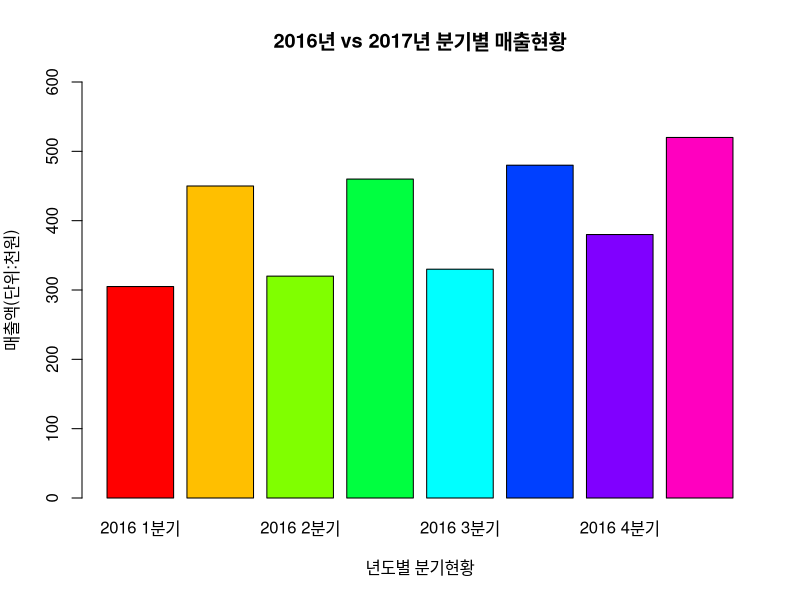
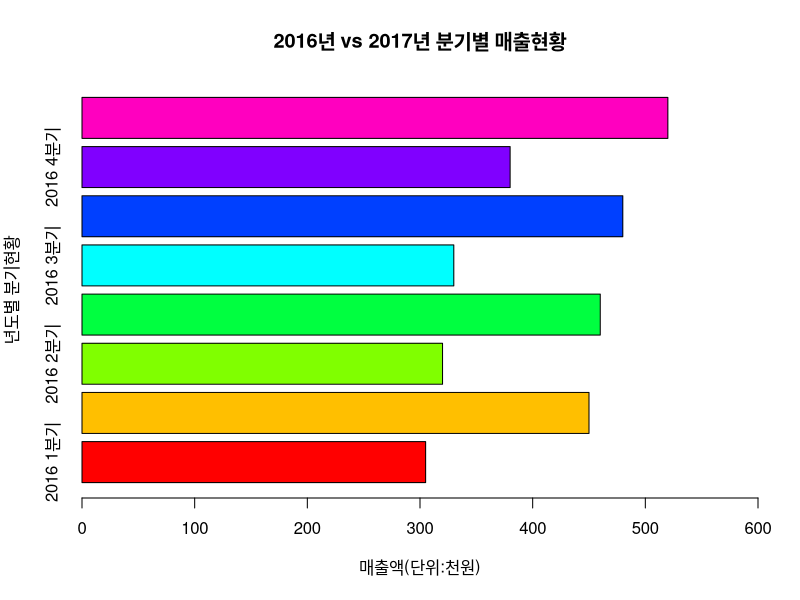
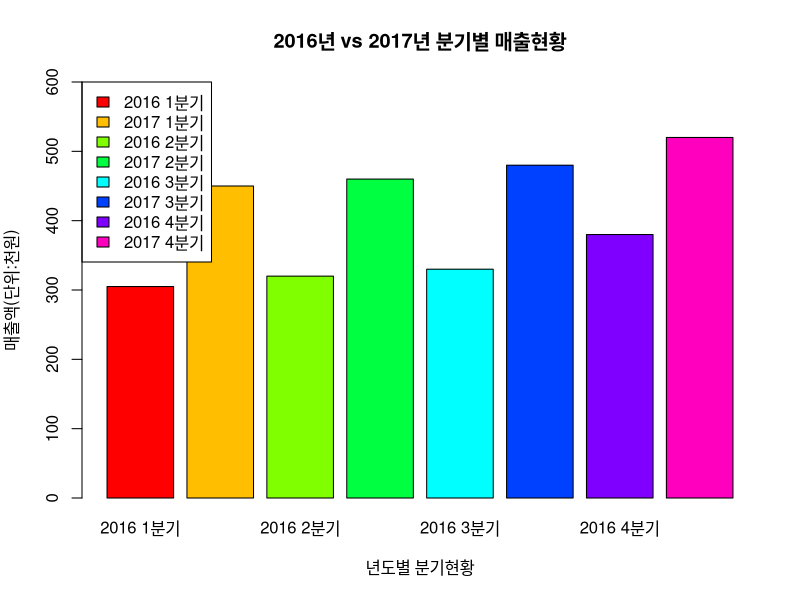
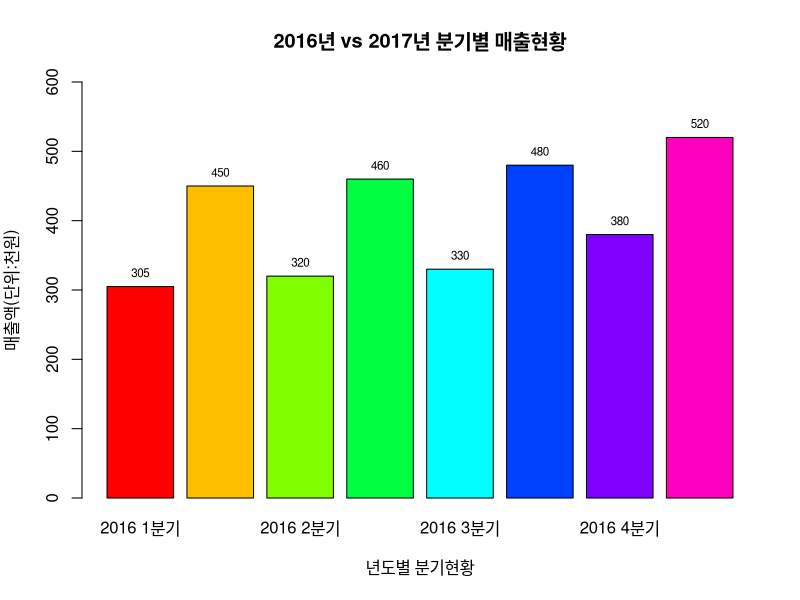
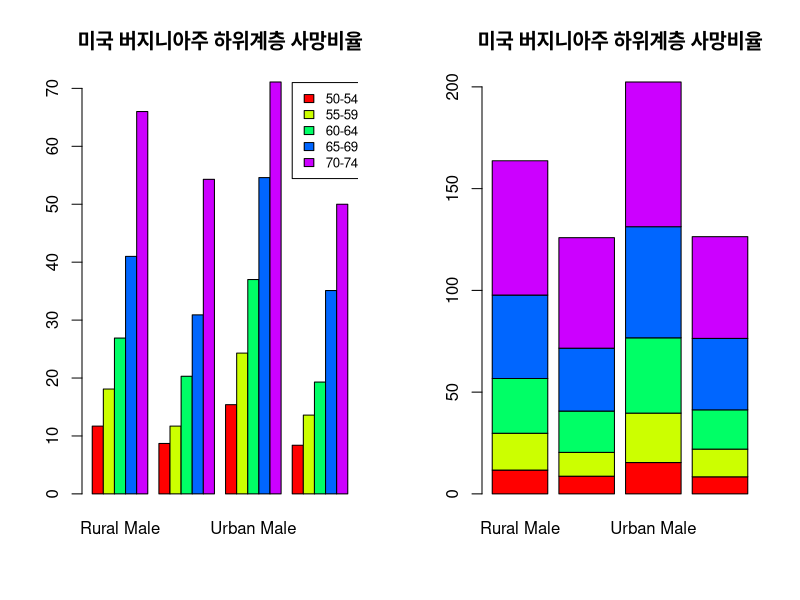
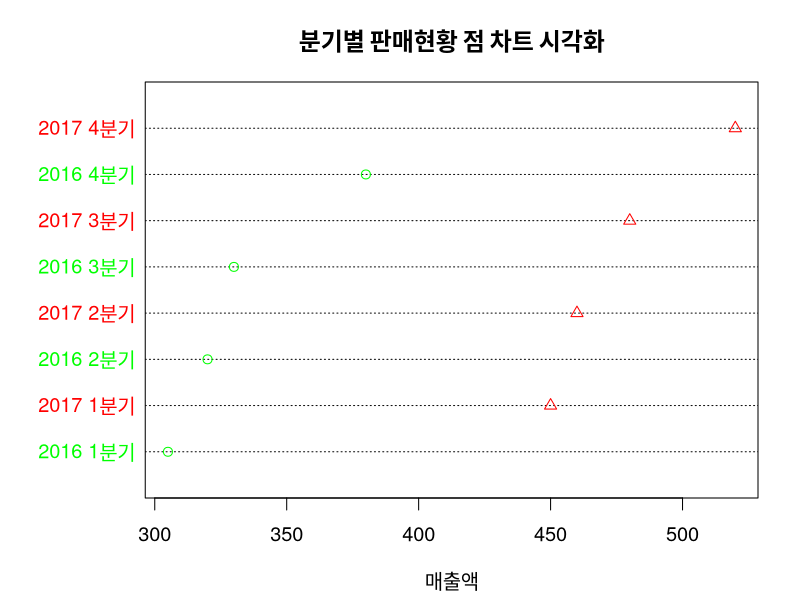
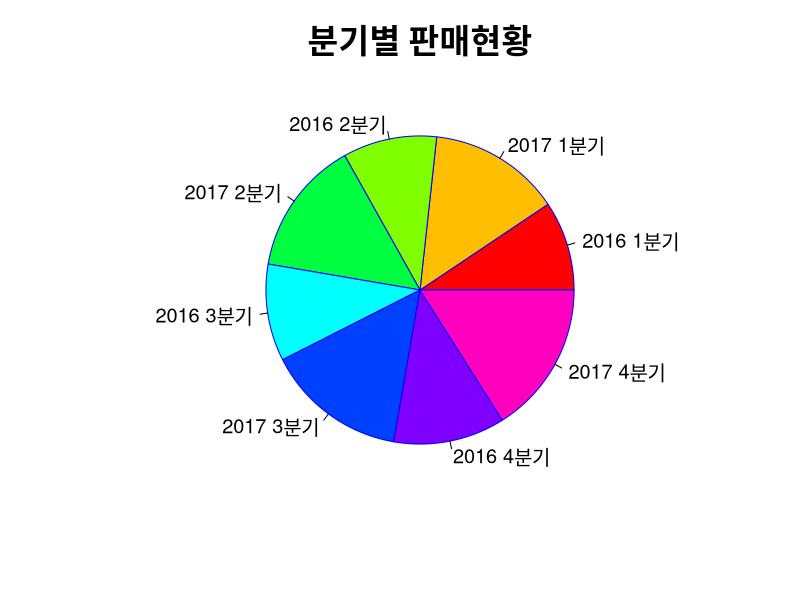
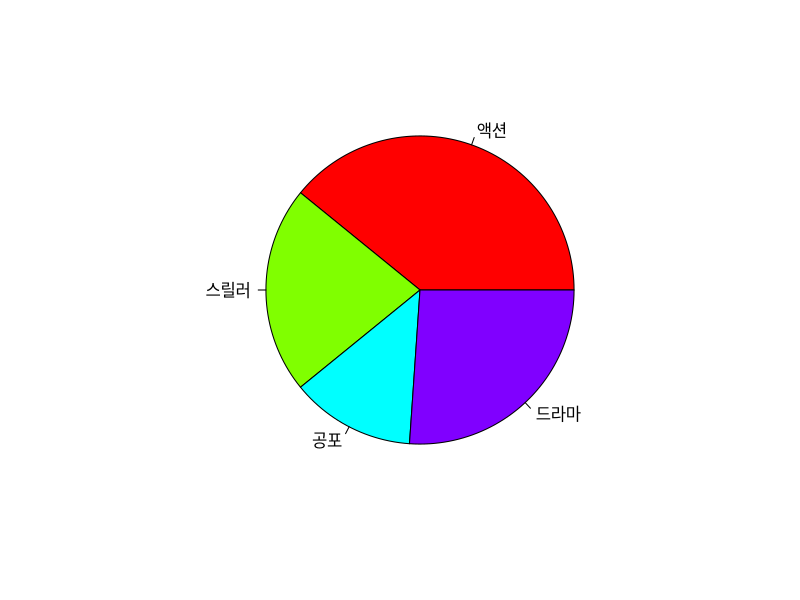

Generate these figures, in order, with R:
# chap05_DataVisualization 

# 1. 이산형 변수 시각화 
# - 정수 단위로 나누어지는 변수(자녀수, 판매수)

# 차트 데이터 생성
chart_data <- c(305,450, 320, 460, 330, 480, 380, 520) 
names(chart_data) <- c("2016 1분기","2017 1분기","2016 2분기","2017 2분기","2016 3분기","2017 3분기","2016 4분기","2017 4분기")
str(chart_data)
chart_data
max(chart_data) # 520
length(chart_data) # 8

# 1) 막대차트 

# (1) 세로막대차트 
help("barplot")

barplot(chart_data, ylim = c(0, 600),
        col = rainbow(8), 
        ylab = '매출액(단위:천원)', 
        xlab = "년도별 분기현황",
        main ="2016년 vs 2017년 분기별 매출현황")


# (2) 가로막대차트 : horiz = TRUE
barplot(chart_data, xlim = c(0, 600),
        horiz = TRUE, 
        col = rainbow(8), 
        ylab = '년도별 분기현황', 
        xlab = "매출액(단위:천원)",
        main ="2016년 vs 2017년 분기별 매출현황")

# [범례] 추가 
barplot(chart_data, ylim = c(0, 600),
        col = rainbow(8), 
        ylab = '매출액(단위:천원)', 
        xlab = "년도별 분기현황",
        main ="2016년 vs 2017년 분기별 매출현황",
        legend.text = names(chart_data),
        args.legend = list(x = 'topleft'))

# [text] 추가 
bp <- barplot(chart_data, ylim = c(0, 600),
        col = rainbow(8), 
        ylab = '매출액(단위:천원)', 
        xlab = "년도별 분기현황",
        main ="2016년 vs 2017년 분기별 매출현황")
# text 반영 
text(x = bp, y = chart_data + 20,
     labels = chart_data, col = "black", cex = 0.7)

# 1행 2열 차트 그리기
par(mfrow=c(1,2)) # 1행 2열 그래프 보기

VADeaths # 시골 vs 도시 출신 사망비율 
str(VADeaths) # num [1:5, 1:4]

# 왼쪽 : 개별막대 
barplot(VADeaths, beside=T,col=rainbow(5),
        main="미국 버지니아주 하위계층 사망비율")
legend(19, 71, c("50-54","55-59","60-64","65-69","70-74"), cex=0.8,
       fill=rainbow(5))

# 오른쪽 : 누적형 막대 
barplot(VADeaths, beside=F,col=rainbow(5),
        main="미국 버지니아주 하위계층 사망비율")

# 2) 점 차트 
help("dotchart")
par(mfrow=c(1,1))
dotchart(chart_data, color=c("green","red"), lcolor="black",
         pch=1:2, labels=names(chart_data), xlab="매출액",
         main="분기별 판매현황 점 차트 시각화", cex=1.2)

# 3) 파이 차트 : 비율(점유율) 시각화에 유용 
pie(chart_data, labels = names(chart_data), 
    border = 'blue', col = rainbow(8), cex=1.2)

title("분기별 판매현황", cex.main = 2)

# 파이 차트 주의사항 : 중복응답 반영 안됨(비율 제공)
genre <- c(45, 25, 15, 30) # 100명 
sum(genre) # 115
names(genre) <- c("액션", "스릴러", "공포", "드라마")

genre

pie(genre, labels = names(genre), col = rainbow(4))


rate = round(genre / sum(genre) * 100, 2)
rate

labels = names(genre)
labels = paste(labels,'\n', rate) # 레이블, 줄바꿈, 비율 
# 문자열 결합 : paste()함수 

# 비율 적용 
pie(genre, labels = labels, col = rainbow(4))


# 2. 연속형 변수 시각화 
# - 연속된 값(실수값)을 갖는 변수(시간, 길이, 몸무게 등)

# 1) 상자그래프 
# - 요약통계 정보 -> 시각화 도구 
# - 요약통계(분석기사) : 사분위수(중위수), 최솟값, 최댓값, 이상치 

VADeaths
summary(VADeaths) # Min, 사위분위수, Mean, Max
boxplot(VADeaths)

# 사분위수 
VADeaths[,1] # Rural Male
quantile(VADeaths[,1])
#0%=min  25%  50%  75% 100%=max 
#11.7 18.1 26.9 41.0 66.0

# 2) 히스토그램 : 각 계급의 빈도수 
iris
str(iris) # 붗꽃 
#'data.frame':	150 obs. of  5 variables:
#$ Sepal.Length: 꽃받침 길이 num  5.1 4.9 4.7 4.6 5 5.4 4.6 5 4.4 4.9 ...
#$ Sepal.Width : 꽃받침 넓이 num  3.5 3 3.2 3.1 3.6 3.9 3.4 3.4 2.9 3.1 ...
#$ Petal.Length: 꽃잎 길이 num  1.4 1.4 1.3 1.5 1.4 1.7 1.4 1.5 1.4 1.5 ...
#$ Petal.Width : 꽃잎 넓이 num  0.2 0.2 0.2 0.2 0.2 0.4 0.3 0.2 0.2 0.1 ...
#$ Species     : Factor w/ 3 levels "setosa","versicolor"

table(iris$Species)

range(iris$Sepal.Length) # 4.3 7.9

# (1) 일반 히스토그램 
hist(iris$Sepal.Length, xlab = '꽃받침 길이', 
     main = '붗꽃 꽃받침 길이')

# (2) 계급수 조정 
hist(iris$Sepal.Length, xlab = '꽃받침 길이',
     breaks = 30,
     main = '붗꽃 꽃받침 길이')

# (3) 확률밀도함수(pdf) : 확률변수 X의 크기를 계산하는 함수(추정)
# step1 : 밀도 단위 변경 
hist(iris$Sepal.Width, xlab = '꽃받침 넓이',
     breaks = 30, freq = FALSE,
     main = '붗꽃 꽃받침 넓이')

# setp2 : 확률밀도함수(pdf) -> 확률밀도 추정 -> 곡선 
lines(density(iris$Sepal.Width), col='red')

# (4) 정규분포 곡선 : dnorm -> 정규분포 추정 -> 곡선
range(iris$Sepal.Width) # 2.0 4.4

x <- seq(2.0, 4.4, 0.1)
x
curve(dnorm(x, mean = mean(iris$Sepal.Width), 
            sd = sd(iris$Sepal.Width)), col='blue', add = T)

# 3) 산점도 
plot(x=iris$Sepal.Length, y=iris$Petal.Length) # (x, y)
plot(iris$Petal.Length ~ iris$Sepal.Length) # (y ~ x)

price <- runif(100, min = 1, max = 100) # 1~100 난수 100개개
price

plot(price) # x : index, y : price값 

par(mfrow=c(2,2)) # 2행 2열 차트 그리기
# plot() 함수 속성 : pch : 연결점 문자타입-> plotting characher-번호(1~30)
plot(price, type="o", pch=5) # 빈 사각형
plot(price, type="o", pch=15)# 채워진 마름모
plot(price, type="o", pch=20, col="blue") #color 지정
plot(price, type="o", pch=20, col="orange", cex=1.5) #character expension(확대)

# 만능차트 
methods(plot)

# 1) 시계열 data -> 추세선 
WWWusage

plot(WWWusage)

# 2) 회귀모델 -> 관련 차트 
plot(iris$Petal.Length ~ iris$Sepal.Length) # (y ~ x) 
model <- lm(iris$Petal.Length ~ iris$Sepal.Length) # 종속변수(y) ~ 독립변수(x)
abline(model, col='red')

plot(model) # 회귀모델 관련 차트


# plot 2개 겹치기 
plot(iris$Sepal.Length, type = 'o', ann = FALSE, col='blue')
# ann = FALSE : 축이름 제외 
par(new = T) # 그래프 겹치기 
plot(iris$Petal.Length, type = 'o', axes = FALSE, ann = FALSE,
     col='red')
# axes = FALSE : 축 눈금 제외 

# 범례추가 
legend(x=0, y=7, legend = c("꽃받침 길이", "꽃잎의 길이"),
       col = c('blue', 'red'), lty = 1)


# 4) 산점도 행렬(scatter matrix) : 변수 비교 
pairs(iris[,1:4])

table(iris$Species)
#setosa versicolor  virginica 
# 50         50         50 

# 꽃의 종별 산점도 
pairs(iris[iris$Species=="setosa",1:4]) # [row,col]
pairs(iris[iris$Species=="versicolor",1:4])
pairs(iris[iris$Species=="virginica",1:4])


# 5) 차트 파일 저장 
getwd()
setwd("C:/ITWILL/2_Rwork/output")

jpeg("iris.jpg", width = 720, height = 480) # open
pairs(iris[,1:4]) # 차트 
dev.off() # close

plot(iris$Sepal.Length, iris$Petal.Length, col=iris$Species)


#########################
### 3차원 산점도 
#########################
install.packages('scatterplot3d')
library(scatterplot3d)

# 꽃의 종류별 분류 
iris_setosa = iris[iris$Species == 'setosa',]
iris_versicolor = iris[iris$Species == 'versicolor',]
iris_virginica = iris[iris$Species == 'virginica',]

# scatterplot3d(밑변, 오른쪽변, 왼쪽변, type='n') # type='n' : 기본 산점도 제외 
d3 <- scatterplot3d(iris$Petal.Length, iris$Sepal.Length, iris$Sepal.Width, type='n')

d3$points3d(iris_setosa$Petal.Length, iris_setosa$Sepal.Length,
            iris_setosa$Sepal.Width, bg='orange', pch=21)

d3$points3d(iris_versicolor$Petal.Length, iris_versicolor$Sepal.Length,
            iris_versicolor$Sepal.Width, bg='blue', pch=23)

d3$points3d(iris_virginica$Petal.Length, iris_virginica$Sepal.Length,
            iris_virginica$Sepal.Width, bg='green', pch=25)
